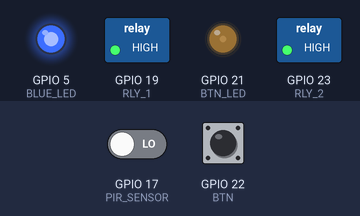
Recording of a sketch running on a simulated ESP32. Shown: switched loads named in the sketch (green lamp = pin HIGH), output pins drawn as LEDs (lit = HIGH). Inputs (shaded band) come from the test bench; at power-on: GPIO 17 (PIR_SENSOR) LOW, GPIO 22 (BTN) LOW.

Above: at 1.2 s.
1.3 s: GPIO 17 (PIR_SENSOR) driven HIGH
At 1.65 s:
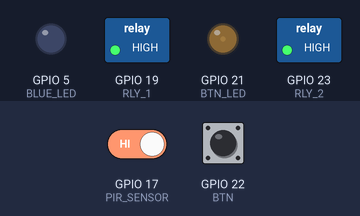
4.3 s: GPIO 22 (BTN) pulled HIGH for 0.15 s
At 5.2 s:
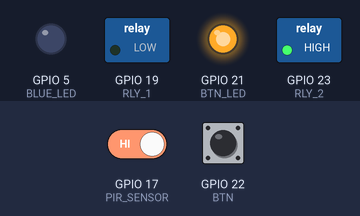
6.0 s: GPIO 22 (BTN) pulled HIGH for 1 s
At 7.25 s:
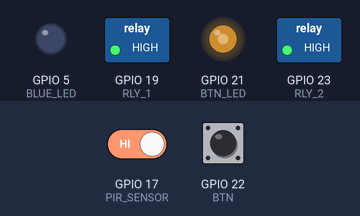
9.5 s: GPIO 22 (BTN) pulled HIGH for 3.2 s
At 9.95 s:
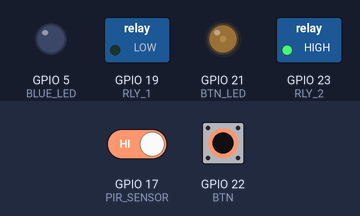
14.2 s: GPIO 17 (PIR_SENSOR) driven LOW
At 14.35 s:
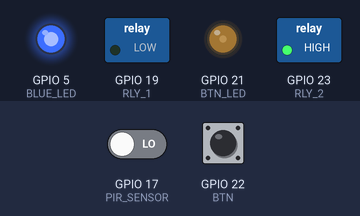
Timing chart, 0 to 26.2 s (numbered marks = the images above; inputs shaded):
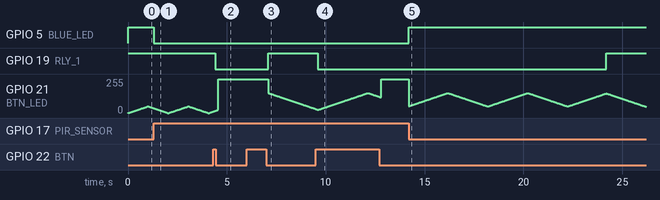

Measured:
- after the input at 1.3 s, GPIO 5 (BLUE_LED): HIGH → LOW at once
- after the input at 4.3 s, GPIO 19 (RLY_1): HIGH → LOW after 0.10 s
- after the input at 6.0 s, GPIO 19 (RLY_1): LOW → HIGH after 1.1 s; GPIO 21 (BTN_LED): moves from 255/255 to 31/255 over 2.4 s, starting after 1.1 s
- after the input at 9.5 s, GPIO 19 (RLY_1): HIGH → LOW after 0.10 s

The sketch:

TimedAC_Power.ino
```cpp
#include "Ticker.h"

#define RLY_1 19      //Active LOW
#define RLY_2 23      //Active LOW
#define BTN_LED 21    //Active HIGH
#define BTN 22        //Active LOW
#define BLUE_LED 5    //Active LOW
#define PIR_SENSOR 17 //Active HIGH

#define TIME_BASE_MS 10 //used for time interrupt
#define RELAY_TIMEOUT 10000 //15*60000 //15 min
/***********CLASSES******************/
class button{
  private:
  uint8_t pin;
  uint8_t state;
  uint16_t time_count;
  uint16_t time_base;
  bool active_high;

  public:
  bool isOn, isOff, p_trig, n_trig;
  uint16_t onTime;

  button (uint8_t pin, uint16_t time_base, bool active_high=true){
    this->pin=pin;
    this->time_base=time_base;
    this->active_high=active_high;
  }
  void updateTimeCount(){
    int32_t time_dif = (int32_t)this->time_count - this->time_base;
    if (time_dif<0){
      this->time_count=0;
    }else{
      this->time_count=time_dif;
    }

    if(this->isOn){
      this->onTime+=this->time_base;
    }
  }
  void task(){
    bool pin_state=digitalRead(this->pin);
    switch(this->state){
      case 0:{ //state off
        this->isOff=true;
        this->isOn = false;
        this->p_trig=false;
        this->n_trig=false;
        if ((this->active_high && pin_state)||(!this->active_high && !pin_state)){
          //input transition to on state
          this->time_count=100;
          this->state=1;
        }
        break;
      }
      case 1:{ //wait time to expire
        if (!((this->active_high && pin_state)||(!this->active_high && !pin_state))){
          //on state lost
          this->state=0;
          break;
        }
        if (this->time_count==0){
          this->p_trig=true;
          this->onTime=0; //reset "time on" counter
          this->state=2;
        }
        break;
      }
      case 2:{ //state on
        this->isOff=false;
        this->isOn = true;
        this->p_trig=false;
        this->n_trig=false;
        if (!((this->active_high && pin_state)||(!this->active_high && !pin_state))){
          //input transition to off state
          this->time_count=100;
          this->state=3;
          break;
        }
        break;
      }
      case 3:{ //wait time to expire
        if ((this->active_high && pin_state)||(!this->active_high && !pin_state)){
          //off state lost
          this->state=2;
          break;
        }
        if (this->time_count==0){
          this->n_trig=true;
          this->state=0;
        }
        break;
      }
      default:{
        break;
      }
    }
  }
};

/********GLOBAL VARIABLES************/
Ticker myTimer;
uint8_t timer_new_tick=false;
button start_btn = button(BTN, TIME_BASE_MS, true);
uint8_t relayState=0;
uint32_t relayTimeCounter=0;

static uint16_t pwm_width=0;
static bool pwm_count_up=true;

/*******Function deffinitions********/
void onTimer(){
  timer_new_tick+=1;
  start_btn.updateTimeCount();
  if (relayTimeCounter<TIME_BASE_MS){
    relayTimeCounter=0;
  }else{
    relayTimeCounter-=TIME_BASE_MS;
  }
}

void pwm_up_down(uint8_t min_lim, uint8_t max_lim){
  if (pwm_count_up){
    if (pwm_width<max_lim){
      pwm_width+=1;
    }else{
      pwm_count_up=false;
    }
  }else{
    if (pwm_width>min_lim){
      pwm_width-=1;
    }else{
      pwm_count_up=true;
    }
  }
}

void pwm_up(uint8_t max_lim){
    if (pwm_width<max_lim){
      pwm_width+=1;
    }else{
      pwm_width=0;
    }
}

void pwm_down(uint8_t max_lim){
    if (pwm_width>=1){
      pwm_width-=1;
    }else{
      pwm_width=max_lim;
    }
}

void setup() {
  pinMode(RLY_1, OUTPUT);
  digitalWrite(RLY_1, HIGH);
  pinMode(RLY_2, OUTPUT);
  digitalWrite(RLY_2, HIGH);
  pinMode(BTN_LED, OUTPUT);
  digitalWrite(BTN_LED, LOW);
  pinMode(BLUE_LED, OUTPUT);
  digitalWrite(BLUE_LED, HIGH);
  pinMode(BTN, INPUT);
  pinMode(PIR_SENSOR, INPUT);

  myTimer.attach(TIME_BASE_MS/1000.0, &onTimer);
  relayTimeCounter=1000; //1sec
}

void loop() {

  switch(relayState){
    case 0: {//device started
      digitalWrite(RLY_1, HIGH);
      if (relayTimeCounter==0){
        relayState=1;
      }
    }
    case 1: {//relay off
      digitalWrite(RLY_1, HIGH);
      if(start_btn.isOff){
        relayState=2;
      }
      break;
    }
    case 2: {//relay off - can be turned on
      if(start_btn.isOn){
        relayState=3;
      }
      break;
    }
    case 3: {//relay on
      digitalWrite(RLY_1, LOW);
      if(start_btn.isOff){
        relayState=4;
      }
      break;
    }
    case 4: {//relay on - can be turned off
      if(start_btn.isOn && start_btn.onTime>=1000){
        relayState=1;
      }
      if (relayTimeCounter==0){
        relayState=1;
      }
      break;
    }
  }


  //control btn led - based on relay state
  if(timer_new_tick>=2){
    switch (relayState){
      case 0:{
        analogWrite(BTN_LED, 0);
        break;
      }
      case 1:{
        pwm_up_down(0, 50);
        analogWrite(BTN_LED, pwm_width);
        break;
      }
      case 2:{
        pwm_up_down(0, 50);
        analogWrite(BTN_LED, pwm_width);
        break;
      }
      case 3:{
        pwm_up_down(50, 150);
        analogWrite(BTN_LED, pwm_width);
        break;
      }
      case 4:{
        pwm_up_down(50,150);
        if(digitalRead(PIR_SENSOR)){
          analogWrite(BTN_LED, 255);
        }else{
          analogWrite(BTN_LED, pwm_width);
        }

        break;
      }
    }
    timer_new_tick=0;
  }

  //rearm the relay time counter
  if(start_btn.isOn){
    if(relayState>0){//device initialization done
      relayTimeCounter=RELAY_TIMEOUT;
    }
  }

  if(digitalRead(PIR_SENSOR)){
    digitalWrite(BLUE_LED, LOW);
    if(relayState>0){//device initialization done
      relayTimeCounter=RELAY_TIMEOUT;
    }
  }else{
    digitalWrite(BLUE_LED, HIGH);
  }
  start_btn.task();
}
```
